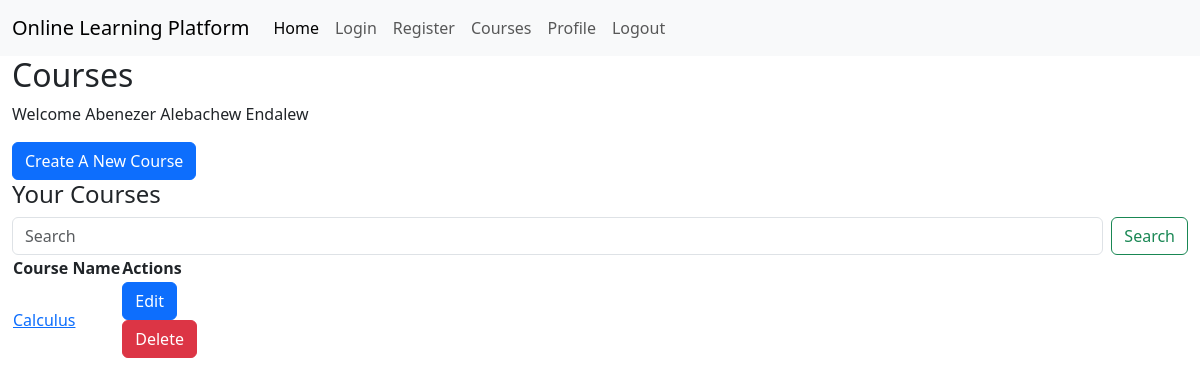
The page /courses (signed in) on the database as committed earlier.
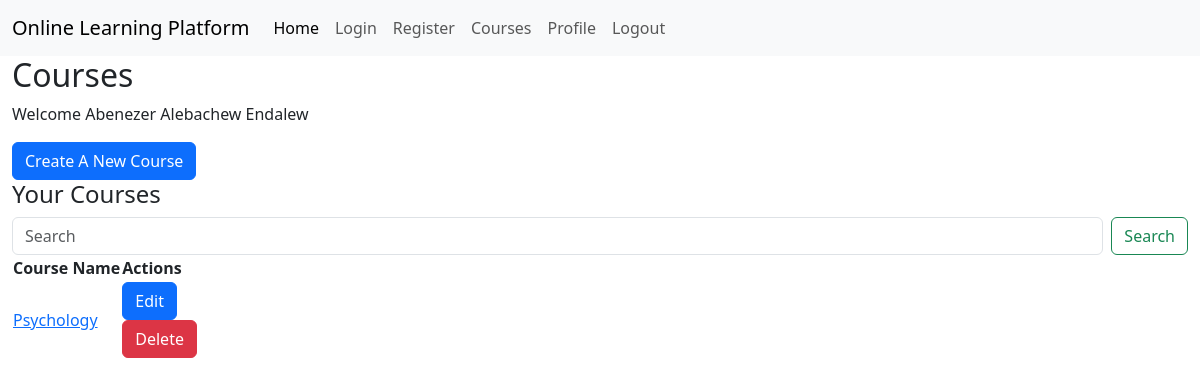
The same page on the database as committed later.
### app.py (models this page shows, shortened)
class User(db.Model, UserMixin):
    __tablename__ = 'users'
    id = db.Column(db.Integer, primary_key=True)
    email = db.Column(db.Text, unique=True, nullable=False)
    password = db.Column(db.Text, nullable=False)
    username = db.Column(db.Text, unique=True, nullable=True)
    role = db.Column(db.Text, nullable=False)
    name = db.Column(db.Text, nullable=True)

class Course(db.Model):
    __tablename__ = 'courses'
    id = db.Column(db.Integer, primary_key=True)
    name = db.Column(db.Text, nullable=False)
    code = db.Column(db.Text, nullable=False)
    description = db.Column(db.Text, nullable=False)
    teacher_id = db.Column(db.Integer, db.ForeignKey('teachers.id'), nullable=False)
    students = db.relationship('Student', secondary='enrollments', back_populates='courses')
    syllabus_pdf = db.Column(db.Text)
    video_link = db.Column(db.Text)

### app.py (the view)
@app.route('/courses')
@login_required
def courses():
    if current_user.role == 'teacher':
        teacher = Teacher.query.filter_by(user_id=current_user.id).first()
        created_courses = Course.query.filter_by(teacher_id=teacher.id).all()
        return render_template('courses.html', role='teacher', courses=created_courses, user=current_user)
    elif current_user.role == 'student':
        student = Student.query.filter_by(user_id=current_user.id).first()
        enrolled_courses = db.session.query(Course).join(Enrollment).filter(Enrollment.student_id == student.id).all()
        return render_template('courses.html', role='student', courses=enrolled_courses, user=current_user)
    else:
        flash('Invalid role.', 'danger')
        return redirect(url_for('index'))

### app.py (called while the page is built)
@login_manager.user_loader
def load_user(id):
    return User.query.filter_by(id=id).first()

### templates/courses.html (shortened to what this page needs)
{% extends "base.html" %}
{% block content %}
<h2>Courses</h2>
<p>Welcome {{ user.name }}</p>
    {% if role == 'teacher' %}
    <a href="{{url_for('create_course')}}"><button type="button" class="btn btn-primary">Create A New
            Course</button></a>
    <h4>Your Courses</h4>
    <form class="d-flex" role="search">
        <input class="form-control me-2" type="search" placeholder="Search" aria-label="Search">
        <button class="btn btn-outline-success" type="submit">Search</button>
    </form>
    <table>
        <tr>
            <th>Course Name</th>
            <th>Actions</th>
        </tr>
        {% for course in courses %}
        <tr>
            <td><a href="#">{{ course.name }}</a></td>
            <td>
                <form action="/courses/edit/{{course.id}}">
                    <input class="btn btn-primary" type="submit" value="Edit">
                </form>
                <form action="/courses/delete/{{course.id}}" method="post">
                    <input class="btn btn-danger" type="submit" value="Delete">
                </form>
            </td>
        </tr>
        {% endfor %}
    </table>
    {% endif %}
    {% endblock %}

### templates/base.html (shortened to what this page needs)
<!DOCTYPE html>
<html>
<head>
    <link href="https://cdn.jsdelivr.net/npm/bootstrap@5.3.3/dist/css/bootstrap.min.css" rel="stylesheet"
>
</head>
<body>
    <nav class="navbar navbar-expand-lg bg-body-tertiary">
        <div class="container-fluid">
            <a class="navbar-brand" href="/">Online Learning Platform</a>
            <div class="collapse navbar-collapse" id="navbarSupportedContent">
                <ul class="navbar-nav me-auto mb-2 mb-lg-0">
                    <li class="nav-item">
                        <a class="nav-link active" aria-current="page" href="/">Home</a>
                    </li>
                    <li class="nav-item">
                        <a class="nav-link" href="/login">Login</a>
                    </li>
                    <li class="nav-item">
                        <a class="nav-link" href="/register">Register</a>
                    </li>
                    <li class="nav-item">
                        <a class="nav-link" href="/courses">Courses</a>
                    </li>
                    <li class="nav-item">
                        <a class="nav-link" href="/profile">Profile</a>
                    </li>
                    <a class="nav-link" href="{{ url_for('logout') }}">Logout</a>
                </ul>
            </div>
        </div>
    </nav>
    <div class="container-fluid">
        {% block content %}{% endblock %}
    </div>
</body>
</html>

Rows that differ between the two databases and show on the page:
removed Course: name "Calculus"
added Course: name "Psychology"
